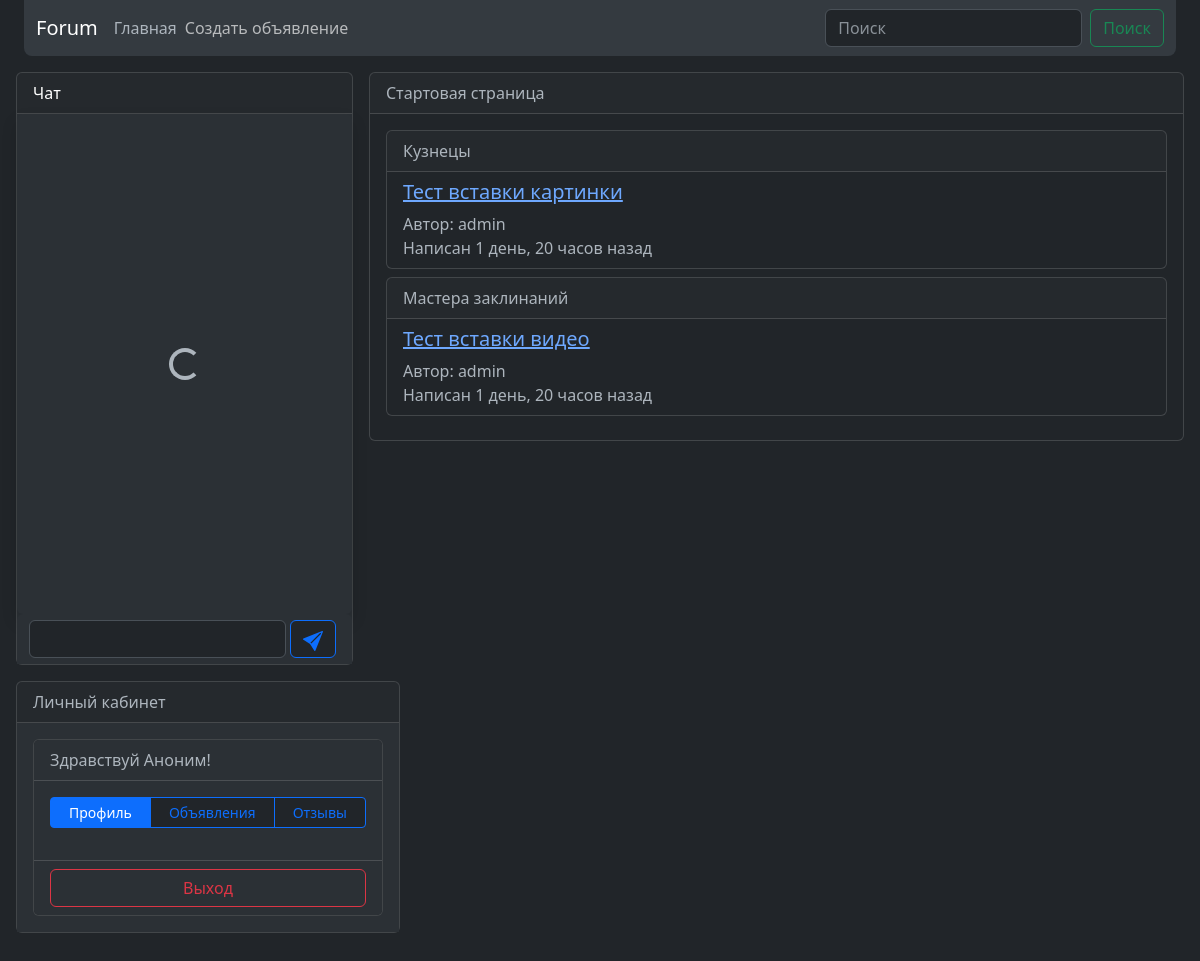
Screenshot of / (signed in) with the database file from the repository.
### announcement/models.py (models this page shows, shortened)
class Announcement(models.Model):
    author = models.ForeignKey(User, on_delete=models.CASCADE)
    title = models.CharField(max_length=255, null=False)
    text = models.CharField(max_length=555, null=False)
    date = models.DateTimeField(default=time)
    category = models.ForeignKey(Category, on_delete=models.CASCADE)
    class Meta:
        ordering = ('date', )

class Category(models.Model):
    name = models.CharField(max_length=50, null=False)

### main/views.py (the view)
# urls.py: path('', IndexView.as_view()),
class IndexView(ListView):
    model = Category
    template_name = 'index.html'
    def get_context_data(self, *, object_list=None, **kwargs):
        context = super().get_context_data(**kwargs)
        objects = Announcement.objects.all()[:10]
        cats = context['object_list']
        context['object_list'] = {}
        for cat in cats:
            context['object_list'][f'{cat.name}'] = []
            for obj in objects:
                if obj.category.name == cat.name:
                    context['object_list'][f'{cat.name}'].append(obj)
            if not context['object_list'][f'{cat.name}']:
                context['object_list'].pop(f'{cat.name}')
        return context

### templates/index.html
{% extends 'main.html' %}
{% block extra_head %}
{% load humanize %}
{% endblock %}
{% block body %}
<div class="card">
    <div class="card-header">Стартовая страница</div>
    <div class="card-body">
        {% for cat, objects in object_list.items %}
            <div class="card mb-2">
                <div class="card-header">{{ cat }}</div>
                <div class="group-list card-body py-2">
                    {% for obj in objects %}
                        <div class="group-list-item">
                            <a href="/announce/{{ obj.pk }}"><h5>{{ obj.title }}</h5></a>
                            Автор: {{ obj.author }}<br>
                            Написан {{ obj.date|timesince }} назад
                        </div>
                    {% endfor %}
                </div>
            </div>
        {% endfor %}
    </div>
</div>
{% endblock body %}

### templates/account/profile.html (shortened to what this page needs)
    <div class="card flex-nowrap">
      <div class="card-header">Личный кабинет</div>
      <div class="card-body bg-body-tertiary" id="login_window">
        {% if not request.user.is_authenticated %}
          <form class="form-control bg-body-tertiary" id="login_form">
          <label for="login_email">Логин или E-mail адрес</label>
          <input class="form-control" id="login_email" name="login" type="text" required>
          <div class="invalid-feedback" id="login_errors"></div>
          <label for="password">Пароль</label>
          <input class="form-control" id="password" name="password" type="password" required>
          <div class="form-check">
            <input class="form-check-input" id="remember" name="remember" type="checkbox">
            <label class="form-check-label" for="remember">Запомнить меня</label>
          </div>
          <button class="btn btn-outline-primary my-2" style="width: 223px" type="submit">Авторизация</button>
            <a class="btn btn-outline-primary" href="/accounts/google/login/?process=login">
                    <svg xmlns="http://www.w3.org/2000/svg" width="20" height="20" fill="currentColor" class="bi bi-google" viewBox="0 0 16 16">
                      <path d="M15.545 6.558a9.42 9.42 0 0 1 .139 1.626c0 2.434-.87 4.492-2.384 5.885h.002C11.978 15.292 10.158 16 8 16A8 8 0 1 1 8 0a7.689 7.689 0 0 1 5.352 2.082l-2.284 2.284A4.347 4.347 0 0 0 8 3.166c-2.087 0-3.86 1.408-4.492 3.304a4.792 4.792 0 0 0 0 3.063h.003c.635 1.893 2.405 3.301 4.492 3.301 1.078 0 2.004-.276 2.722-.764h-.003a3.702 3.702 0 0 0 1.599-2.431H8v-3.08h7.545z"/>
                    </svg>
                </a>
          <h6>Еще нет аккаунта? <a href="{% url 'account_signup' %}">Регистрация</a></h6>
          <div class="alert alert-danger d-none" id="errors" role="alert"></div>
        </form>
       {% else %}
          <div class="card">
          <div class="card-header bg-body-tertiary">Здравствуй {{ request.user.username }}!</div>
          <div class="card-body bg-body-tertiary">
            <div class="d-flex flex-row mb-3 btn-group bg-body" role="group">
              <button class="btn btn-outline-primary btn-sm" id="profile_btn">Профиль</button>
              <button class="btn btn-outline-primary btn-sm" id="announce_btn">Объявления</button>
              <button class="btn btn-outline-primary btn-sm" id="reply_btn">Отзывы</button>
            </div>
          </div>
          <div class="card-footer d-grid gap-2 bg-body-tertiary">
            <button class="btn btn-outline-danger" id="logout_form">Выход</button>
          </div>
          </div>
       {% endif %}
      </div>
    </div>

### rows the page displays
Announcement: name "Кузнецы", title "Тест вставки картинки", author "admin", date "1 день, 20 часов"
Announcement: name "Мастера заклинаний", title "Тест вставки видео", author "admin", date "1 день, 20 часов"

### other values shown
{{ request.user.username }} "Аноним"
